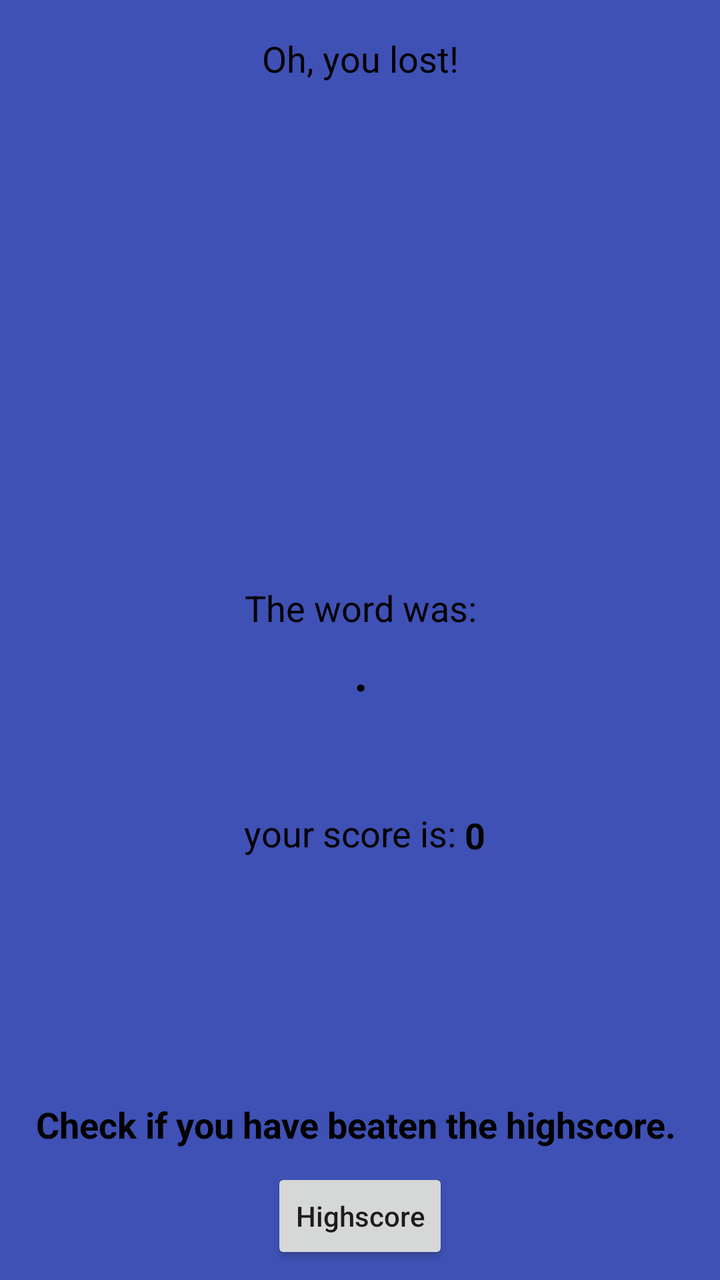
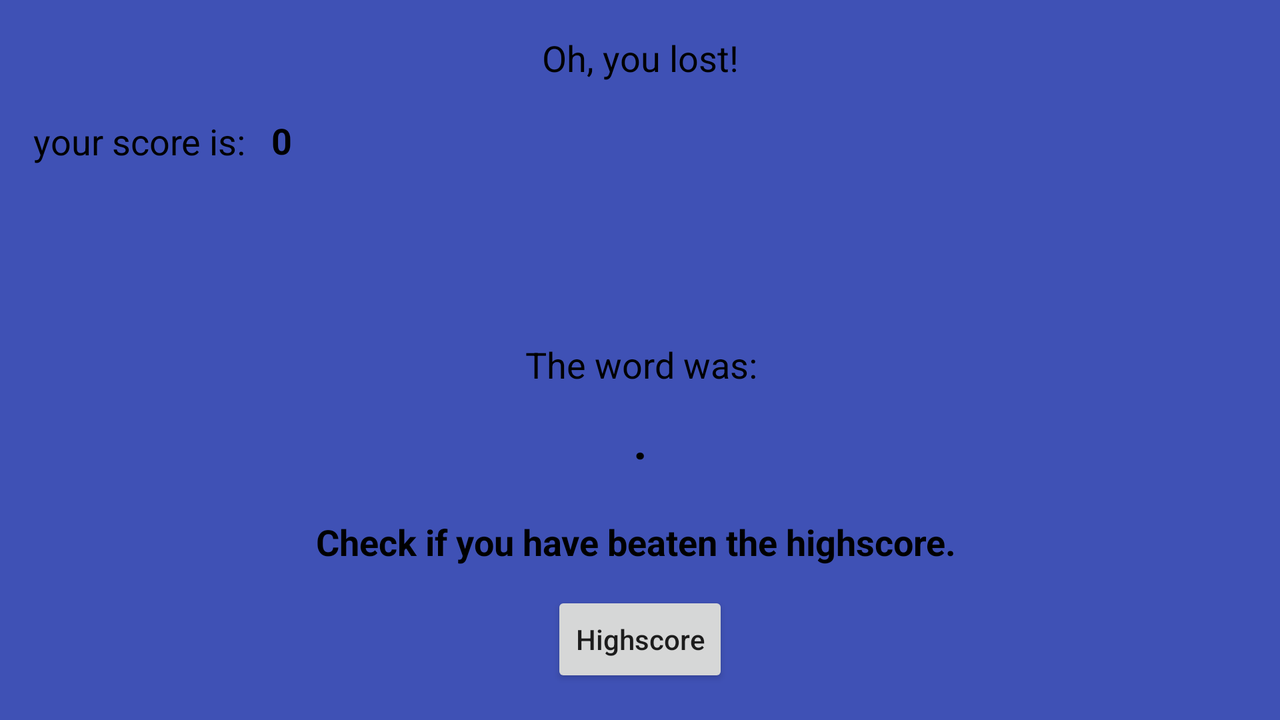

Two renders of one Android screen. The first uses the default layout on a phone; the second uses the alternative layout the repository ships for a different screen configuration, on a matching device. The two XML files are below.
<!-- AndroidManifest.xml: application theme MyTheme -->
<!-- res/layout/activity_lost_game.xml -->
<?xml version="1.0" encoding="utf-8"?>
<android.support.constraint.ConstraintLayout xmlns:android="http://schemas.android.com/apk/res/android"
    xmlns:app="http://schemas.android.com/apk/res-auto"
    xmlns:tools="http://schemas.android.com/tools"
    android:layout_width="match_parent"
    android:layout_height="match_parent"
    tools:context="game.hangman.activities.LostGameActivity">

    <Button
        android:id="@+id/highscore_btn"
        android:layout_width="wrap_content"
        android:layout_height="wrap_content"
        android:layout_marginBottom="8dp"
        android:layout_marginTop="8dp"
        android:text="@string/highscore"
        android:textAllCaps="false"
        app:layout_constraintBottom_toBottomOf="parent"
        app:layout_constraintLeft_toLeftOf="parent"
        app:layout_constraintRight_toRightOf="parent"
        app:layout_constraintTop_toTopOf="parent"
        app:layout_constraintVertical_bias="1.0" />

    <ImageView
        android:id="@+id/sad_view"
        android:layout_width="186dp"
        android:layout_height="193dp"
        android:layout_marginBottom="8dp"
        android:layout_marginTop="8dp"
        app:layout_constraintBottom_toBottomOf="parent"
        app:layout_constraintEnd_toEndOf="parent"
        app:layout_constraintLeft_toLeftOf="parent"
        app:layout_constraintRight_toRightOf="parent"
        app:layout_constraintStart_toStartOf="parent"
        app:layout_constraintTop_toTopOf="parent"
        app:layout_constraintVertical_bias="0.117"
        app:srcCompat="@drawable/sad" />

    <TextView
        android:id="@+id/lost_msg"
        android:layout_width="wrap_content"
        android:layout_height="wrap_content"
        android:layout_marginBottom="8dp"
        android:layout_marginTop="8dp"
        android:text="@string/lostMsg"
        android:textAllCaps="false"
        android:textColor="@color/black"
        android:textSize="18sp"
        android:textStyle="normal"
        app:layout_constraintBottom_toTopOf="@+id/sad_view"
        app:layout_constraintLeft_toLeftOf="parent"
        app:layout_constraintRight_toRightOf="parent"
        app:layout_constraintTop_toTopOf="parent" />

    <TextView
        android:id="@+id/theWord_view"
        android:layout_width="wrap_content"
        android:layout_height="wrap_content"
        android:layout_marginBottom="8dp"
        android:layout_marginTop="8dp"
        android:text="@string/theWord"
        android:textAllCaps="false"
        android:textColor="@color/black"
        android:textSize="18sp"
        android:textStyle="normal"
        app:layout_constraintBottom_toBottomOf="parent"
        app:layout_constraintHorizontal_bias="0.501"
        app:layout_constraintLeft_toLeftOf="parent"
        app:layout_constraintRight_toRightOf="parent"
        app:layout_constraintTop_toTopOf="parent"
        app:layout_constraintVertical_bias="0.473" />

    <TextView
        android:id="@+id/checkHighscore_view"
        android:layout_width="324dp"
        android:layout_height="27dp"
        android:layout_marginBottom="8dp"
        android:layout_marginEnd="8dp"
        android:layout_marginStart="8dp"
        android:layout_marginTop="8dp"
        android:text="@string/checkHighscore"
        android:textColor="@color/black"
        android:textSize="18dp"
        android:textStyle="bold"
        app:layout_constraintBottom_toBottomOf="@+id/highscore_btn"
        app:layout_constraintEnd_toEndOf="parent"
        app:layout_constraintLeft_toLeftOf="parent"
        app:layout_constraintStart_toStartOf="parent"
        app:layout_constraintTop_toTopOf="parent"
        app:layout_constraintVertical_bias="0.92" />

    <TextView
        android:id="@+id/theCorrectWord"
        android:layout_width="275dp"
        android:layout_height="34dp"
        android:layout_marginBottom="8dp"
        android:layout_marginTop="4dp"
        android:text="@string/theCorrectWord"
        android:textAlignment="center"
        android:textAllCaps="false"
        android:textColor="@color/black"
        android:textSize="24sp"
        android:textStyle="bold"
        app:layout_constraintBottom_toBottomOf="parent"
        app:layout_constraintHorizontal_bias="0.504"
        app:layout_constraintLeft_toLeftOf="parent"
        app:layout_constraintRight_toRightOf="parent"
        app:layout_constraintTop_toBottomOf="@+id/theWord_view"
        app:layout_constraintVertical_bias="0.0" />


    <TextView
        android:id="@+id/score_view"
        android:layout_width="wrap_content"
        android:layout_height="wrap_content"
        android:layout_marginBottom="8dp"
        android:layout_marginEnd="8dp"
        android:layout_marginStart="8dp"
        android:layout_marginTop="8dp"
        android:text="@string/score"
        android:textAllCaps="false"
        android:textColor="@color/black"
        android:textSize="18sp"
        android:textStyle="normal"
        app:layout_constraintBottom_toBottomOf="parent"
        app:layout_constraintEnd_toEndOf="parent"
        app:layout_constraintHorizontal_bias="0.48"
        app:layout_constraintHorizontal_chainStyle="packed"
        app:layout_constraintStart_toStartOf="parent"
        app:layout_constraintTop_toTopOf="parent"
        app:layout_constraintVertical_bias="0.661" />

    <TextView
        android:id="@+id/scoreAmount"
        android:layout_width="52dp"
        android:layout_height="22dp"
        android:layout_marginBottom="8dp"
        android:layout_marginEnd="8dp"
        android:layout_marginStart="4dp"
        android:layout_marginTop="8dp"
        android:text="0"
        android:textColor="@color/black"
        android:textSize="18sp"
        android:textStyle="bold"
        app:layout_constraintBottom_toBottomOf="parent"
        app:layout_constraintEnd_toEndOf="parent"
        app:layout_constraintHorizontal_bias="0.0"
        app:layout_constraintStart_toEndOf="@+id/score_view"
        app:layout_constraintTop_toTopOf="parent"
        app:layout_constraintVertical_bias="0.66" />
</android.support.constraint.ConstraintLayout>
<!-- resources referenced by this layout -->
<resources>
  <color name="black">#000000</color>
  <string name="checkHighscore">Check if you have beaten the highscore.</string>
  <string name="highscore">Highscore</string>
  <string name="lostMsg">Oh, you lost!</string>
  <string name="score">your score is: </string>
  <string name="theCorrectWord">.</string>
  <string name="theWord">The word was:</string>
  <style name="MyTheme" parent="Theme.AppCompat.Light.NoActionBar">
  
         <item name="android:windowBackground">@color/backgroundColor</item>
      </style>
  <color name="backgroundColor">#3F51B5</color>
</resources>
<!-- res/layout-land/activity_lost_game.xml (the repository's variant of the layout above) -->
<!-- drawn on the phone turned sideways -->
<?xml version="1.0" encoding="utf-8"?>
<android.support.constraint.ConstraintLayout xmlns:android="http://schemas.android.com/apk/res/android"
    xmlns:app="http://schemas.android.com/apk/res-auto"
    xmlns:tools="http://schemas.android.com/tools"
    android:layout_width="match_parent"
    android:layout_height="match_parent"
    tools:context="game.hangman.activities.LostGameActivity">

    <Button
        android:id="@+id/highscore_btn"
        android:layout_width="wrap_content"
        android:layout_height="wrap_content"
        android:layout_marginBottom="8dp"
        android:layout_marginTop="8dp"
        android:text="@string/highscore"
        android:textAllCaps="false"
        app:layout_constraintBottom_toBottomOf="parent"
        app:layout_constraintLeft_toLeftOf="parent"
        app:layout_constraintRight_toRightOf="parent"
        app:layout_constraintTop_toTopOf="parent"
        app:layout_constraintVertical_bias="0.972" />

    <TextView
        android:id="@+id/checkHighscore_view"
        android:layout_width="324dp"
        android:layout_height="27dp"
        android:layout_marginBottom="8dp"
        android:layout_marginEnd="8dp"
        android:layout_marginStart="8dp"
        android:layout_marginTop="8dp"
        android:text="@string/checkHighscore"
        android:textColor="@color/black"
        android:textSize="18dp"
        android:textStyle="bold"
        app:layout_constraintBottom_toBottomOf="@+id/highscore_btn"
        app:layout_constraintEnd_toEndOf="parent"
        app:layout_constraintLeft_toLeftOf="parent"
        app:layout_constraintStart_toStartOf="parent"
        app:layout_constraintTop_toTopOf="parent"
        app:layout_constraintVertical_bias="0.834" />

    <ImageView
        android:id="@+id/sad_view"
        android:layout_width="137dp"
        android:layout_height="100dp"
        android:layout_marginBottom="8dp"
        android:layout_marginTop="8dp"
        app:layout_constraintBottom_toBottomOf="parent"
        app:layout_constraintEnd_toEndOf="parent"
        app:layout_constraintLeft_toLeftOf="parent"
        app:layout_constraintRight_toRightOf="parent"
        app:layout_constraintStart_toStartOf="parent"
        app:layout_constraintTop_toTopOf="parent"
        app:layout_constraintVertical_bias="0.204"
        app:srcCompat="@drawable/sad" />

    <TextView
        android:id="@+id/lost_msg"
        android:layout_width="wrap_content"
        android:layout_height="wrap_content"
        android:layout_marginBottom="8dp"
        android:layout_marginTop="8dp"
        android:text="@string/lostMsg"
        android:textAllCaps="false"
        android:textColor="@color/black"
        android:textSize="18sp"
        android:textStyle="normal"
        app:layout_constraintBottom_toTopOf="@+id/sad_view"
        app:layout_constraintLeft_toLeftOf="parent"
        app:layout_constraintRight_toRightOf="parent"
        app:layout_constraintTop_toTopOf="parent" />

    <TextView
        android:id="@+id/theWord_view"
        android:layout_width="wrap_content"
        android:layout_height="wrap_content"
        android:layout_marginBottom="8dp"
        android:layout_marginTop="8dp"
        android:text="@string/theWord"
        android:textAllCaps="false"
        android:textColor="@color/black"
        android:textSize="18sp"
        android:textStyle="normal"
        app:layout_constraintBottom_toBottomOf="parent"
        app:layout_constraintHorizontal_bias="0.501"
        app:layout_constraintLeft_toLeftOf="parent"
        app:layout_constraintRight_toRightOf="parent"
        app:layout_constraintTop_toBottomOf="@+id/sad_view"
        app:layout_constraintVertical_bias="0.027" />

    <TextView
        android:id="@+id/theCorrectWord"
        android:layout_width="440dp"
        android:layout_height="48dp"
        android:layout_marginBottom="8dp"
        android:text="@string/theCorrectWord"
        android:textAlignment="center"
        android:textAllCaps="false"
        android:textColor="@color/black"
        android:textSize="24sp"
        android:textStyle="bold"
        app:layout_constraintBottom_toBottomOf="parent"
        app:layout_constraintLeft_toLeftOf="parent"
        app:layout_constraintRight_toRightOf="parent"
        app:layout_constraintTop_toBottomOf="@+id/theWord_view"
        app:layout_constraintVertical_bias="0.088" />

    <TextView
        android:id="@+id/score_view"
        android:layout_width="wrap_content"
        android:layout_height="wrap_content"
        android:layout_marginBottom="8dp"
        android:layout_marginEnd="8dp"
        android:layout_marginLeft="16dp"
        android:layout_marginStart="8dp"
        android:layout_marginTop="8dp"
        android:text="@string/score"
        android:textAllCaps="false"
        android:textColor="@color/black"
        android:textSize="18sp"
        android:textStyle="normal"
        app:layout_constraintBottom_toBottomOf="parent"
        app:layout_constraintEnd_toEndOf="parent"
        app:layout_constraintHorizontal_bias="0.017"
        app:layout_constraintHorizontal_chainStyle="packed"
        app:layout_constraintLeft_toLeftOf="parent"
        app:layout_constraintStart_toStartOf="parent"
        app:layout_constraintTop_toTopOf="parent"
        app:layout_constraintVertical_bias="0.157" />

    <TextView
        android:id="@+id/scoreAmount"
        android:layout_width="52dp"
        android:layout_height="28dp"
        android:layout_marginBottom="8dp"
        android:layout_marginEnd="8dp"
        android:layout_marginStart="4dp"
        android:layout_marginTop="8dp"
        android:text="0"
        android:textColor="@color/black"
        android:textSize="18sp"
        android:textStyle="bold"
        app:layout_constraintBottom_toBottomOf="parent"
        app:layout_constraintEnd_toEndOf="parent"
        app:layout_constraintHorizontal_bias="0.019"
        app:layout_constraintStart_toEndOf="@+id/score_view"
        app:layout_constraintTop_toTopOf="parent"
        app:layout_constraintVertical_bias="0.158" />

</android.support.constraint.ConstraintLayout>
